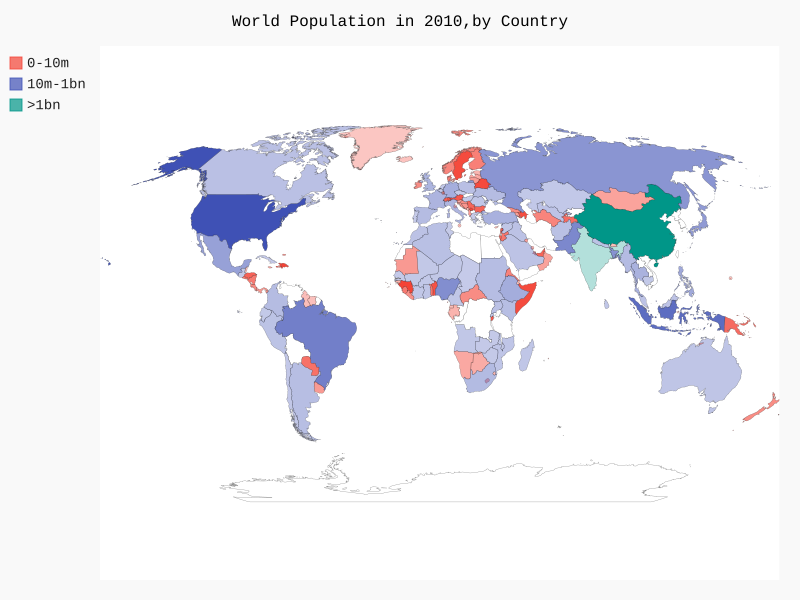

Recreate this plot in Python.
import  json
from country_codes import get_country_code
import pygal_maps_world.maps
# from pygal.style import RotateStyle
from pygal.style import  LightColorizedStyle as LCS,RotateStyle as RS


#将数据加载到一个列表中
filename = 'population_data.json'
with open(filename) as  f:
    pop_data =json.load(f)

#打印每个国家2010年的人口数量
#创建一个包含人口数量的字典
cc_populatiuons = {}
for pop_dict in  pop_data:
    if pop_dict['Year'] == '2010':
        country_name = pop_dict['Country Name']
        population = int (float(pop_dict['Value']))
        code = get_country_code(country_name)
        if code:
            # print(code + ":" + str(population))
            cc_populatiuons[code] = population
        else:
            print('ERROR-' +country_name)

##根据人口数量将所有国家分为 三组
cc_pops_1,cc_pops_2,cc_pops_3 = {},{},{}
for cc,pop in cc_populatiuons.items():
    if pop <10000000:
        cc_pops_1[cc] = pop
    elif pop < 1000000000:
        cc_pops_2[cc] = pop
    else:
        cc_pops_3[cc] = pop
#看看每组分别包含多少个国家
print(len(cc_pops_1),len(cc_pops_2),len(cc_pops_3))
wm_style = RS('#336699',base_style=LCS)
wm = pygal_maps_world.maps.World(style = wm_style)
wm.title = 'World Population in 2010,by Country'

# wm.add('2010',cc_populatiuons)
wm.add('0-10m',cc_pops_1)
wm.add('10m-1bn',cc_pops_2)
wm.add('>1bn',cc_pops_3)

wm.render_to_file('world_population2.svg')
